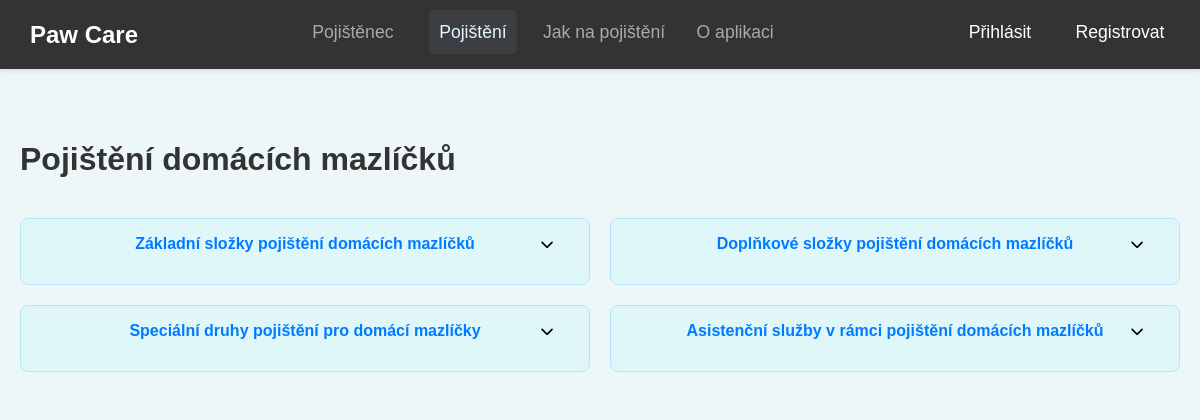
Before: /pojisteni/pojisteni/ with the older database file.
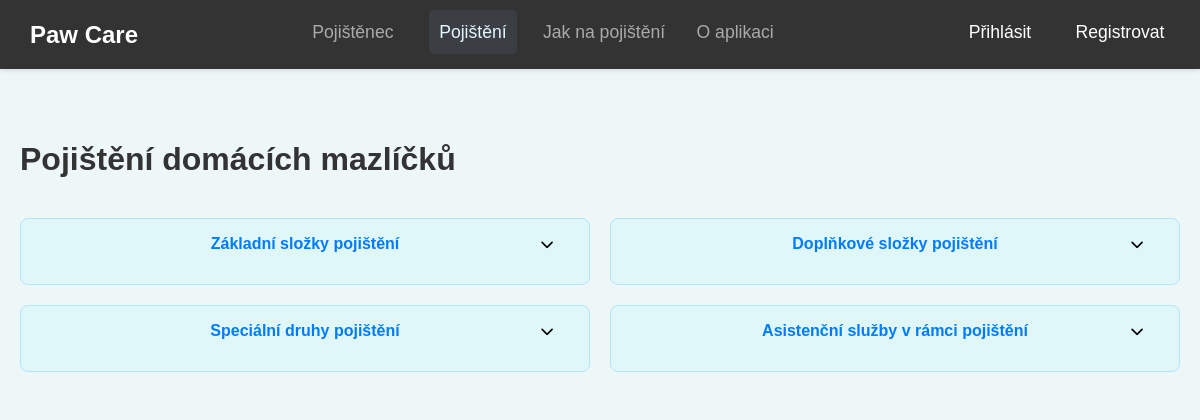
After: the same page with the newer database file.
### insurance/models.py (models this page shows, shortened)
class InsuranceType(models.Model):
    name = models.CharField("Název typu pojištění", max_length=100)
    description = models.TextField("Popis typu pojištění", blank=True)
    class Meta:
        verbose_name = "Typ pojištění"
        verbose_name_plural = "Typy pojištění"

### insurance/views.py (the view)
# urls.py: path('pojisteni/', views.insurance_list, name='insurance_list'),  # Seznam typů pojištění
def insurance_list(request):
    insurances = InsuranceType.objects.all()
    return render(request, 'insurance/insurance_list.html', {'insurances': insurances})

### insurance/templates/insurance/insurance_list.html (shortened to what this page needs)
{% extends 'insurance/base.html' %}
{% block content %}
<div class="container">
    <h1 class="page-title">Pojištění domácích mazlíčků</h1>
    <div class="insurance-grid">
        {% for insurance in insurances %}
        <div class="insurance-item">
            <div class="insurance-header">
                <strong class="insurance-name">
                    <a href="{% url 'insurance_coverage_list' insurance.id %}">{{ insurance.name }}</a>
                </strong>
                <button class="toggle-description" aria-expanded="false">
                    <i class="fas fa-chevron-down"></i>
                </button>
            </div>
        </div>
        {% endfor %}
    </div>
</div>
{% endblock %}

Changed rows visible on the page:
changed InsuranceType: name "Základní složky pojištění domácích mazlíčků" → "Základní složky pojištění"
changed InsuranceType: name "Doplňkové složky pojištění domácích mazlíčků" → "Doplňkové složky pojištění"
changed InsuranceType: name "Speciální druhy pojištění pro domácí mazlíčky" → "Speciální druhy pojištění"
changed InsuranceType: name "Asistenční služby v rámci pojištění domácích mazlíčků" → "Asistenční služby v rámci pojištění"
